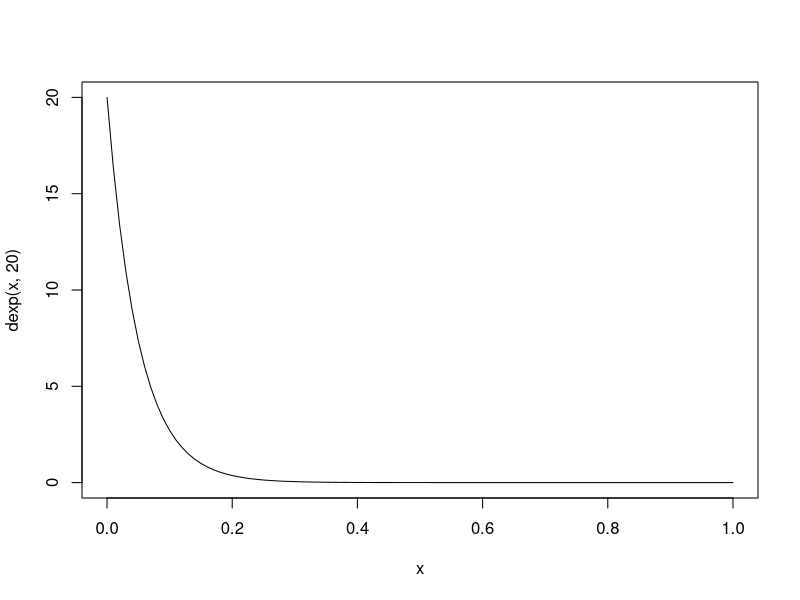

Generate this figure with R: (Note: this script raises an error after producing the figure.)
curve(dexp(x,20))
pexp(,20)


curve(dweibull(x, shape=2, scale=20), from= 0, to =60)

pweibull(10, shape=2, scale=20)

pweibull(30, shape=2, scale=20)-pweibull(15, shape=2, scale=20)


1-pweibull(50, shape=2, scale=20)

pnorm(11, mean=12.5, sd=3)-pnorm(10, mean=12.5, sd=3)


qnorm(.85, mean = 12.5, sd=3)

curve(dbeta(x,shape1 = 8, shape2 = 4))

pbeta(.6,shape1 = 8, shape2 = 4)-pbeta(.5,shape1 = 8, shape2 = 4)


1-plnorm(180, meanlog=4.73,sdlog=0.35)


log(180)


integrate(function(x){.05*sqrt(x)*dlnorm(x, meanlog=4.73,sdlog=0.35)}, lower = 0, upper= Inf)
